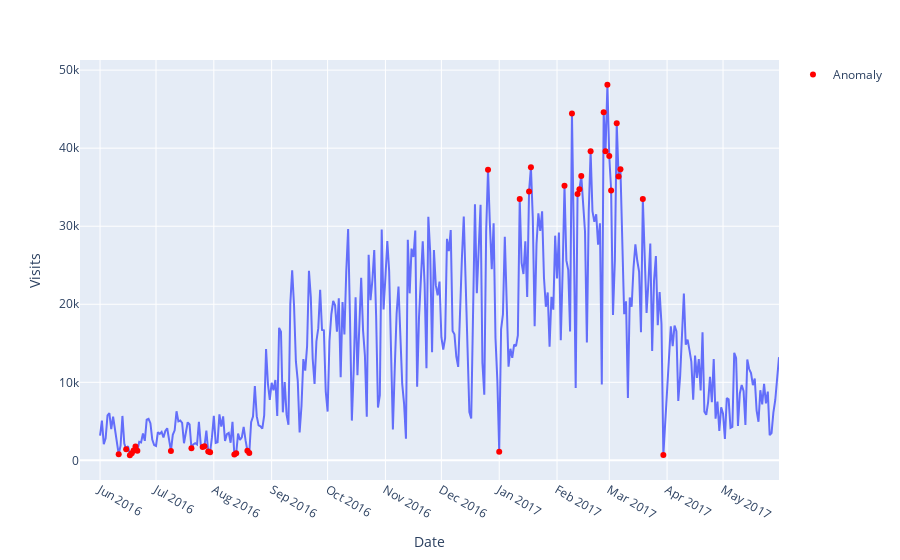

This figure's notebook cell:
### Markdown cell above
Гипотеза 2:

### Code cell
#Влияние сезонности на прирост или отток трафика, по текущим данным(Cезонность, праздничные дни и др.):

# Аномалии
anomal = visits[(visits['Visits'] < lower_bound) | (visits['Visits'] > upper_bound)]

fig = px.line(visits, x='Date', y='Visits')
fig.add_scatter(x=anomal['Date'], y=anomal['Visits'], 
                mode='markers', marker_color='red', name='Anomaly')
fig.update_xaxes(dtick="M1")
fig.show()
fig.write_image("plot5.png")

### Figure 1 — Plotly figure (JSON) as saved in the notebook; plotly's stock layout.template omitted (floating-point values rounded to 4 significant figures; data arrays with more than 128 entries replaced by an {"elided": "..."} marker saying what was removed)
{"data": [{"hovertemplate": "Date=%{x}<br>Visits=%{y}<extra></extra>", "legendgroup": "", "line": {"color": "#636efa", "dash": "solid"}, "marker": {"symbol": "circle"}, "mode": "lines", "name": "", "orientation": "v", "showlegend": false, "type": "scatter", "x": {"elided": "363 str values"}, "xaxis": "x", "y": {"elided": "363 int values"}, "yaxis": "y"}, {"marker": {"color": "red"}, "mode": "markers", "name": "Anomaly", "type": "scatter", "x": ["2016-06-11T00:00:00", "2016-06-15T00:00:00", "2016-06-17T00:00:00", "2016-06-18T00:00:00", "2016-06-19T00:00:00", "2016-06-20T00:00:00", "2016-06-21T00:00:00", "2016-07-09T00:00:00", "2016-07-20T00:00:00", "2016-07-26T00:00:00", "2016-07-27T00:00:00", "2016-07-29T00:00:00", "2016-07-30T00:00:00", "2016-08-12T00:00:00", "2016-08-13T00:00:00", "2016-08-19T00:00:00", "2016-08-20T00:00:00", "2016-12-26T00:00:00", "2017-01-01T00:00:00", "2017-01-12T00:00:00", "2017-01-17T00:00:00", "2017-01-18T00:00:00", "2017-02-05T00:00:00", "2017-02-09T00:00:00", "2017-02-12T00:00:00", "2017-02-13T00:00:00", "2017-02-14T00:00:00", "2017-02-19T00:00:00", "2017-02-26T00:00:00", "2017-02-27T00:00:00", "2017-02-28T00:00:00", "2017-03-01T00:00:00", "2017-03-02T00:00:00", "2017-03-05T00:00:00", "2017-03-06T00:00:00", "2017-03-07T00:00:00", "2017-03-19T00:00:00", "2017-03-30T00:00:00"], "y": [779, 1420, 656, 906, 1268, 1792, 1232, 1206, 1554, 1717, 1820, 1137, 1048, 737, 904, 1231, 932, 37243, 1120, 33490, 34459, 37541, 35192, 44450, 34115, 34736, 36447, 39589, 44590, 39608, 48124, 38997, 34570, 43204, 36367, 37300, 33490, 703]}], "layout": {"legend": {"tracegroupgap": 0}, "margin": {"t": 60}, "xaxis": {"anchor": "y", "domain": [0, 1], "dtick": "M1", "title": {"text": "Date"}}, "yaxis": {"anchor": "x", "domain": [0, 1], "title": {"text": "Visits"}}}}
